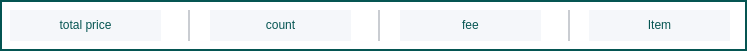
     <widget class="QWidget" name="foodWidget_2" native="true">
      <property name="geometry">
       <rect>
        <x>40</x>
        <y>290</y>
        <width>747</width>
        <height>51</height>
       </rect>
      </property>
      <property name="minimumSize">
       <size>
        <width>0</width>
        <height>51</height>
       </size>
      </property>
      <property name="maximumSize">
       <size>
        <width>16777215</width>
        <height>51</height>
       </size>
      </property>
      <property name="styleSheet">
       <string notr="true">background-color: rgb(255, 255, 255);
border-width : 2px;
border-radius : 0;
border-style : solid;
border-color: rgb(5, 85, 82);

</string>
      </property>
      <widget class="QLabel" name="foodTitleFee">
       <property name="geometry">
        <rect>
         <x>400</x>
         <y>10</y>
         <width>141</width>
         <height>31</height>
        </rect>
       </property>
       <property name="sizePolicy">
        <sizepolicy hsizetype="Preferred" vsizetype="Preferred">
         <horstretch>0</horstretch>
         <verstretch>0</verstretch>
        </sizepolicy>
       </property>
       <property name="minimumSize">
        <size>
         <width>0</width>
         <height>0</height>
        </size>
       </property>
       <property name="styleSheet">
        <string notr="true">border-width:0px;
background-color: rgb(245, 247, 250);
border-color: rgb(5, 85, 82);
border-radius:0px;
background-color: rgb(245, 247, 250);
</string>
       </property>
       <property name="text">
        <string>&lt;html&gt;&lt;head/&gt;&lt;body&gt;&lt;p align=&quot;center&quot;&gt;&lt;span style=&quot; color:#055552;&quot;&gt;fee&lt;/span&gt;&lt;/p&gt;&lt;/body&gt;&lt;/html&gt;</string>
       </property>
      </widget>
      <widget class="QWidget" name="divider1_2" native="true">
       <property name="geometry">
        <rect>
         <x>360</x>
         <y>10</y>
         <width>20</width>
         <height>31</height>
        </rect>
       </property>
       <property name="styleSheet">
        <string notr="true">border-width : 0px;
border-right-width : 2px;
border-color: rgb(202, 205, 210);</string>
       </property>
      </widget>
      <widget class="QWidget" name="divider2_2" native="true">
       <property name="geometry">
        <rect>
         <x>550</x>
         <y>10</y>
         <width>20</width>
         <height>31</height>
        </rect>
       </property>
       <property name="styleSheet">
        <string notr="true">border-width : 0px;
border-right-width : 2px;
border-color: rgb(202, 205, 210);</string>
       </property>
      </widget>
      <widget class="QWidget" name="divider3_2" native="true">
       <property name="geometry">
        <rect>
         <x>170</x>
         <y>10</y>
         <width>20</width>
         <height>31</height>
        </rect>
       </property>
       <property name="styleSheet">
        <string notr="true">border-width : 0px;
border-right-width : 2px;
border-color: rgb(202, 205, 210);</string>
       </property>
      </widget>
      <widget class="QLabel" name="foodTitleCount">
       <property name="geometry">
        <rect>
         <x>210</x>
         <y>10</y>
         <width>141</width>
         <height>31</height>
        </rect>
       </property>
       <property name="sizePolicy">
        <sizepolicy hsizetype="Fixed" vsizetype="Fixed">
         <horstretch>0</horstretch>
         <verstretch>0</verstretch>
        </sizepolicy>
       </property>
       <property name="minimumSize">
        <size>
         <width>0</width>
         <height>0</height>
        </size>
       </property>
       <property name="styleSheet">
        <string notr="true">border-width:0px;
background-color: rgb(245, 247, 250);
border-color: rgb(5, 85, 82);
border-radius:0px;
background-color: rgb(245, 247, 250);
</string>
       </property>
       <property name="text">
        <string>&lt;html&gt;&lt;head/&gt;&lt;body&gt;&lt;p align=&quot;center&quot;&gt;&lt;span style=&quot; color:#055552;&quot;&gt;count&lt;/span&gt;&lt;/p&gt;&lt;/body&gt;&lt;/html&gt;</string>
       </property>
      </widget>
      <widget class="QLabel" name="foodTitleItem">
       <property name="geometry">
        <rect>
         <x>589</x>
         <y>10</y>
         <width>141</width>
         <height>31</height>
        </rect>
       </property>
       <property name="sizePolicy">
        <sizepolicy hsizetype="Fixed" vsizetype="Fixed">
         <horstretch>0</horstretch>
         <verstretch>0</verstretch>
        </sizepolicy>
       </property>
       <property name="minimumSize">
        <size>
         <width>0</width>
         <height>0</height>
        </size>
       </property>
       <property name="styleSheet">
        <string notr="true">border-width:0px;
background-color: rgb(245, 247, 250);
border-color: rgb(5, 85, 82);
border-radius:0px;
background-color: rgb(245, 247, 250);
</string>
       </property>
       <property name="text">
        <string>&lt;html&gt;&lt;head/&gt;&lt;body&gt;&lt;p align=&quot;center&quot;&gt;&lt;span style=&quot; color:#055552;&quot;&gt;Item&lt;/span&gt;&lt;/p&gt;&lt;/body&gt;&lt;/html&gt;</string>
       </property>
      </widget>
      <widget class="QLabel" name="foodTitleTotalPrice">
       <property name="geometry">
        <rect>
         <x>10</x>
         <y>10</y>
         <width>151</width>
         <height>31</height>
        </rect>
       </property>
       <property name="sizePolicy">
        <sizepolicy hsizetype="Fixed" vsizetype="Fixed">
         <horstretch>0</horstretch>
         <verstretch>0</verstretch>
        </sizepolicy>
       </property>
       <property name="minimumSize">
        <size>
         <width>0</width>
         <height>0</height>
        </size>
       </property>
       <property name="styleSheet">
        <string notr="true">border-width:0px;
background-color: rgb(245, 247, 250);
border-color: rgb(5, 85, 82);
border-radius:0px;
background-color: rgb(245, 247, 250);
</string>
       </property>
       <property name="text">
        <string>&lt;html&gt;&lt;head/&gt;&lt;body&gt;&lt;p align=&quot;center&quot;&gt;&lt;span style=&quot; color:#055552;&quot;&gt;total price&lt;/span&gt;&lt;/p&gt;&lt;/body&gt;&lt;/html&gt;</string>
       </property>
      </widget>
     </widget>
